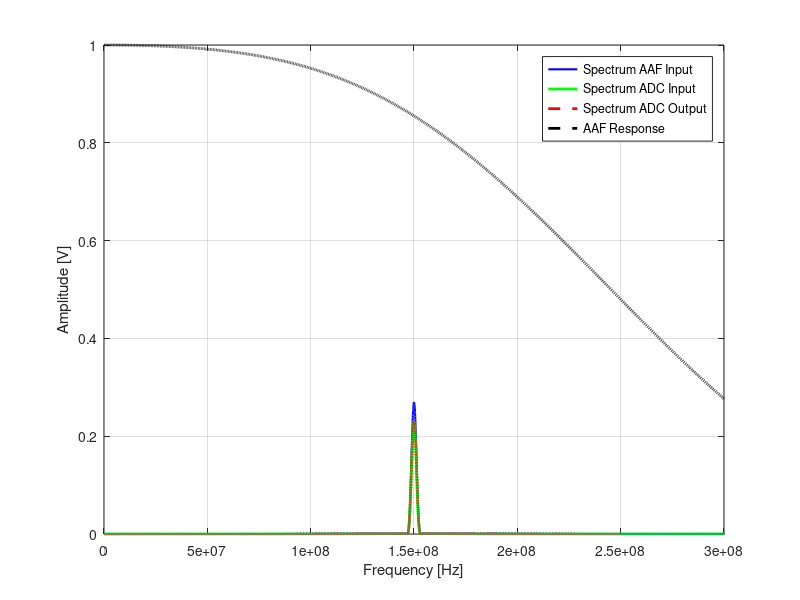

MATLAB code for this plot:
clear all
close all

%% 
% Se requiere generar una señal "en tiempo continuo" formada por varios
% tonos (cos() o sin()). Luego se requiere muestrear dicha senial con un
% ADC de "resolucion infinita" (i.e., permite tomar las muestras sin
% agregar ruido de cuantizacion). Observar el espectro (usando FFT) a la
% salida del conversor para distinstas frecuencias de tono

fs = 2.5*200e6; %[Hz] frecuencia de muestreo del conversor
NOS = 16; % Oversampling factor para emular "tiempo continuo"
fch=NOS*fs; % Frecuencia del dominio de tiempo continuo
Tch=1/fch;
Ts=1/fs;

f0 = 150e6; % Frecuencia del tono
f1 = 30e6; % Frecuencia del tono
f2 = 78e6; % Frecuencia del tono
Tend = 100/f0; % Tiempo total de simulacion 
Nend = Tend/Tch;
tline = (0:Nend-1).*Tch;
tone0 =   cos(2*pi*f0.*tline);
tone1 = 2*cos(2*pi*f1.*tline);
tone2 = 1.5*cos(2*pi*f2.*tline);

z_t = tone0;%+tone1+tone2; % senial TC

h_aaf = fir1(64, (fs/2)/(fch/2)); % Dejo los "/2" para mayor claridad. La frecuencia de corte debe ser fN=fs/2.
x_t = filter(h_aaf,1,z_t);


%% ADC
x_adc = x_t(1:NOS:end); % Muestreo la senial en TC a la fcrecuencia fs
t_adc = (0:length(x_adc)-1)*Ts; % La base de tiempo es kTs


% Ventaneo para evitar "spectral leakage"
W0 = hamming(length(x_t))';
W1 = hamming(length(x_adc))';
Nx = length(x_t);
NFFT = 256*1024; % Tomo una FFT muy grande para emular una TFTD (i.e., omega continua)
spectrum_tc_before_aaf = 1/Nx * abs(fft(W0.*z_t, NFFT)); % 1/Nx es un factor de escala que sale de calcular la FFT de un tono de duracion finita
spectrum_tc_after_aaf =  1/Nx * abs(fft(W0.*x_t, NFFT)); % 1/Nx es un factor de escala que sale de calcular la FFT de un tono de duracion finita
spectrum_td =    NOS  *  1/Nx * abs(fft(W1.*x_adc, NFFT)); % NOTAR EL FACTOR DE ESCALA NOS (Esto compensa el 1/T en las ecuaciones) 
HAAF = abs(fft(h_aaf, NFFT));

fvec_tc = (0:NFFT-1)/NFFT*fch; % El vector de frecuencia llega hasta la frecuencia de muestreo de la senial en cuestion
fvec_td = (0:NFFT-1)/NFFT*fs; % El vector de frecuencia llega hasta la frecuencia de muestreo de la senial en cuestion

figure
plot(fvec_tc(1:NFFT/2), spectrum_tc_before_aaf(1:NFFT/2),'-b', 'LineWidth',1.5); % Dibujo las frecuencias positivas solamente
hold all
plot(fvec_tc(1:NFFT/2), spectrum_tc_after_aaf(1:NFFT/2),'-g', 'LineWidth',2); % Dibujo las frecuencias positivas solamente
plot(fvec_td(1:NFFT/2), spectrum_td(1:NFFT/2),'--r','LineWidth',2);
plot(fvec_tc(1:NFFT/2),HAAF(1:NFFT/2),'--k', 'LineWidth',2);
grid on
xlabel('Frequency [Hz]')
ylabel('Amplitude [V]')
legend("Spectrum AAF Input", "Spectrum ADC Input", "Spectrum ADC Output","AAF Response")
xlim([0,fs/2+50e6])
